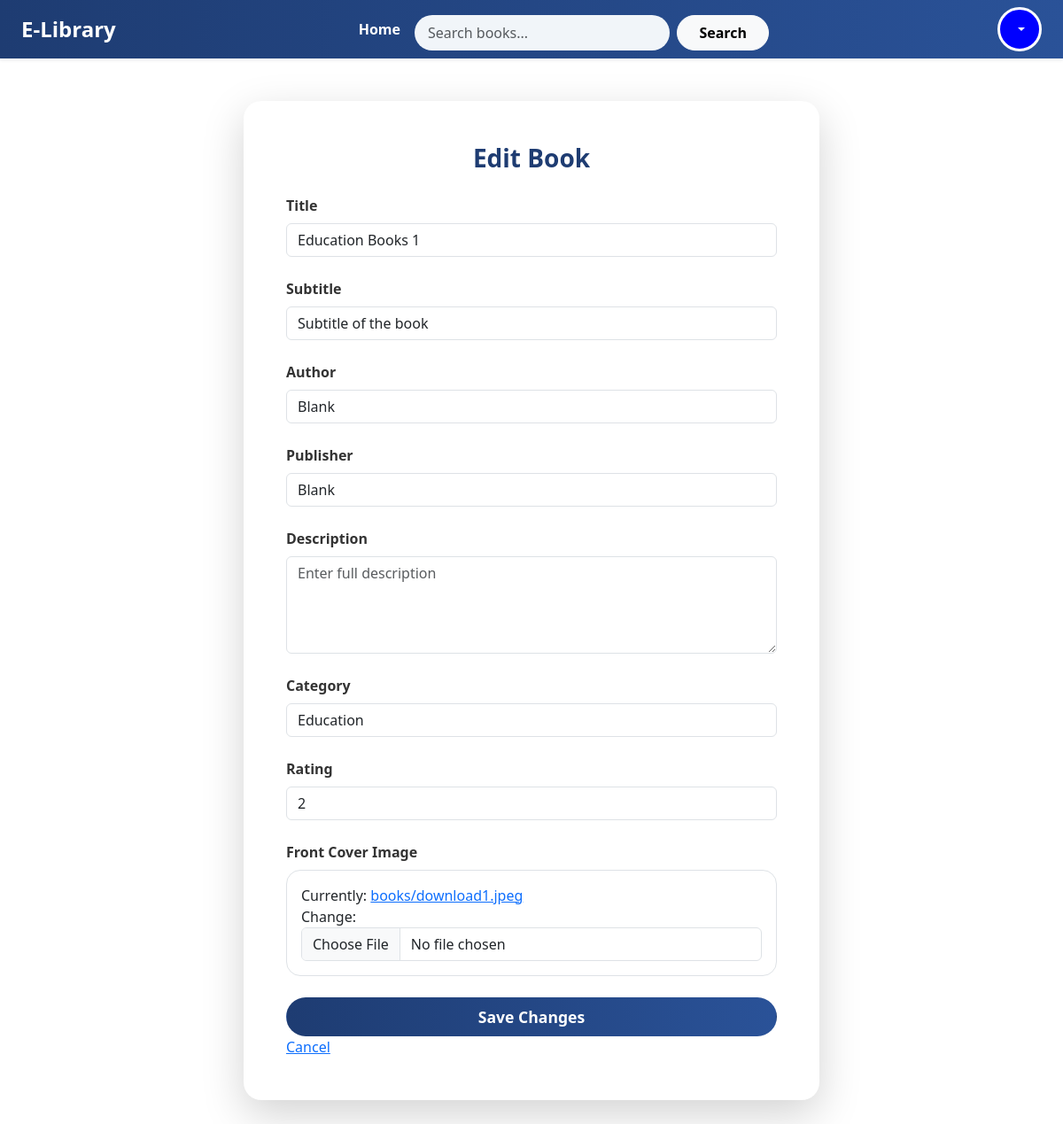
The page /editbook/24/ (signed in) on the database as committed earlier.
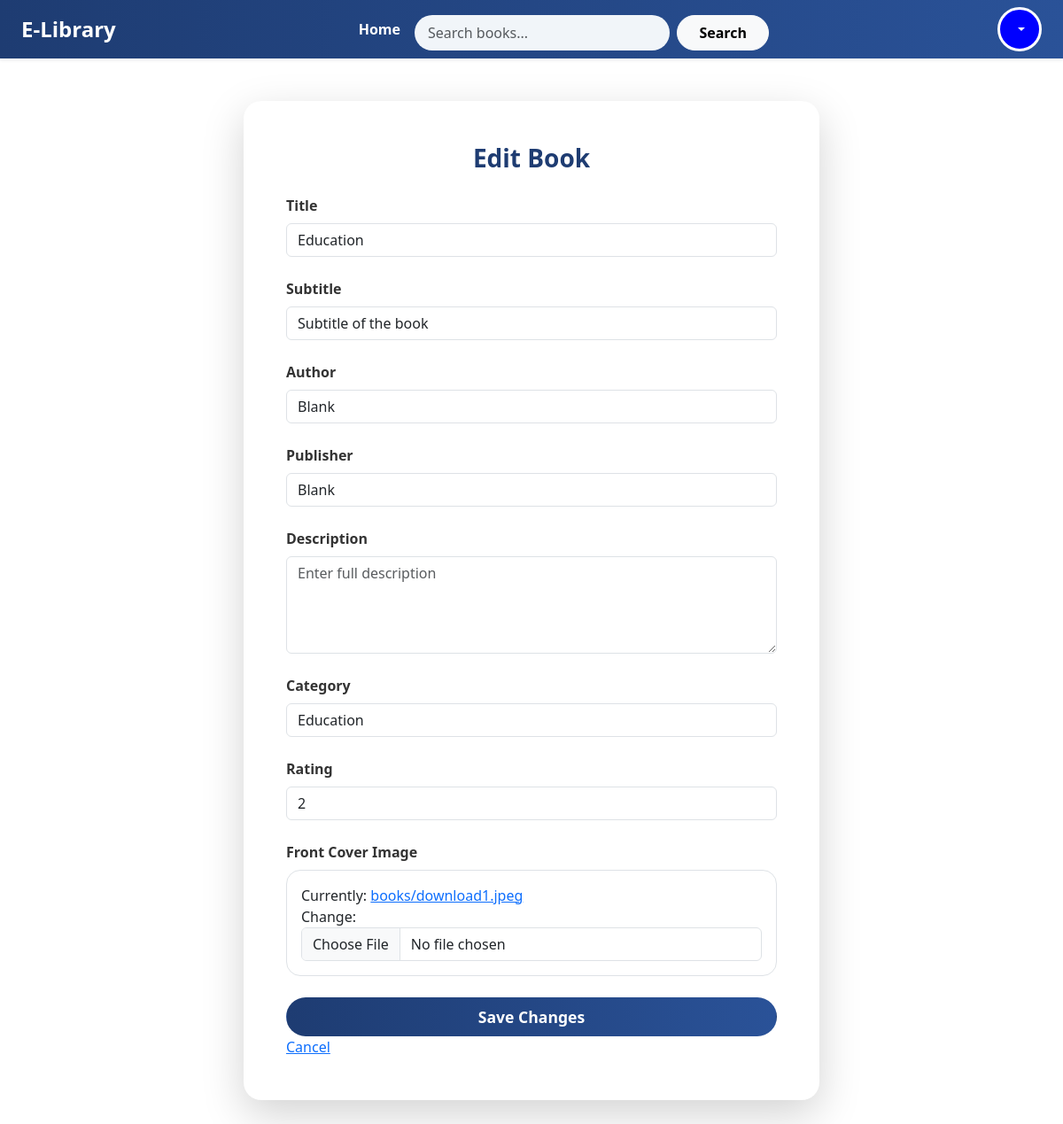
The same page on the database as committed later.
### library_web/models.py (models this page shows, shortened)
class EBooksModel(models.Model):
    book_id = models.CharField(max_length=20, unique=True, blank=True)
    title = models.CharField(max_length=200)
    subtitle = models.CharField(max_length=255, blank=True)
    author = models.CharField(max_length=200)
    publisher = models.CharField(max_length=200)
    description = models.TextField()
    category = models.CharField(max_length=50)
    image = models.ImageField(upload_to="books/")
    rating = models.IntegerField(default=0)
    borrow_count = models.PositiveIntegerField(default=0)
    is_borrowed = models.BooleanField(default=False)

### library_web/decorators.py (the view)
        def wrapper_func(request, *args, **kwargs):
            if 'superuser' in allowed_roles and request.user.is_superuser:
                return view_func(request, *args, **kwargs)
            if 'admin' in allowed_roles and request.user.username == 'admin':
                return view_func(request, *args, **kwargs)
            return HttpResponse("You are not authorised to view this page")

### library_web/views.py (called while the page is built)
@require_http_methods(["GET", "POST"])
@csrf_protect
@login_required
@allowed_users(allowed_roles=["admin"])
def edit_book(request, book_id):
    book = get_object_or_404(EBooksModel, id=book_id)
    if request.method == "POST":
        form = EBooksForm(request.POST, request.FILES, instance=book)
        if form.is_valid():
            form.save()
            return redirect("home")
    else:
        form = EBooksForm(instance=book)
    return render(request, "editBook.html", {"form": form, "book": book})

### library_web/templates/editBook.html (shortened to what this page needs)
{% load static %}
<!doctype html>
<html lang="en">
  <head>
    <link href="https://cdn.jsdelivr.net/npm/bootstrap@5.3.2/dist/css/bootstrap.min.css" rel="stylesheet">
    <link rel="stylesheet" href="{% static 'css/style.css' %}"/>
</head>
  <body>
    {% include 'navigation.html' %}
<div class="container py-5 d-flex justify-content-center">
    <div class="card shadow-lg border-0 p-5" style="max-width: 650px; width: 100%; border-radius: 20px;">
        <h3 class="text-center mb-4 fw-bold" style="color: #1e3c72;">Edit Book</h3>
        <form method="POST" enctype="multipart/form-data">
    <div class="mb-4">
        <label class="form-label fw-semibold" style="font-size: 1rem; color: #333;">Title</label>
        {{ form.title }}
    </div>
    <div class="mb-4">
        <label class="form-label fw-semibold" style="font-size: 1rem; color: #333;">Subtitle</label>
        {{ form.subtitle }}
    </div>
    <div class="mb-4">
        <label class="form-label fw-semibold" style="font-size: 1rem; color: #333;">Author</label>
        {{ form.author }}
    </div>
    <div class="mb-4">
        <label class="form-label fw-semibold" style="font-size: 1rem; color: #333;">Publisher</label>
        {{ form.publisher }}
    </div>
    <div class="mb-4">
        <label class="form-label fw-semibold" style="font-size: 1rem; color: #333;">Description</label>
        <textarea name="description" class="form-control modern-input" rows="4"
                  placeholder="Enter full description" required></textarea>
    </div>
    <div class="mb-4">
        <label class="form-label fw-semibold" style="font-size: 1rem; color: #333;">Category</label>
        {{ form.category }}
    </div>
    <div class="mb-4">
        <label class="form-label fw-semibold" style="font-size: 1rem; color: #333;">Rating</label>
            {{ form.rating }}
    </div>
    <div class="mb-4">
        <label class="form-label fw-semibold" style="font-size: 1rem; color: #333;">Front Cover Image</label>
        <div class="p-3 border rounded-4">
            {{ form.image }}
        </div>
    </div>
    <button type="submit" class="btn w-100 py-2 fw-semibold"
        style="background: linear-gradient(90deg, #1e3c72, #2a5298);
               color: white;
               border-radius: 50px;
               font-size: 1.1rem;">
        Save Changes
    </button>
    <a href="{% url 'home' %}">Cancel</a>
</form>
    </div>
</div>
  </body>
</html>

Rows that differ between the two databases and show on the page:
changed EBooksModel "Education": title "Education Books 1" → "Education"
